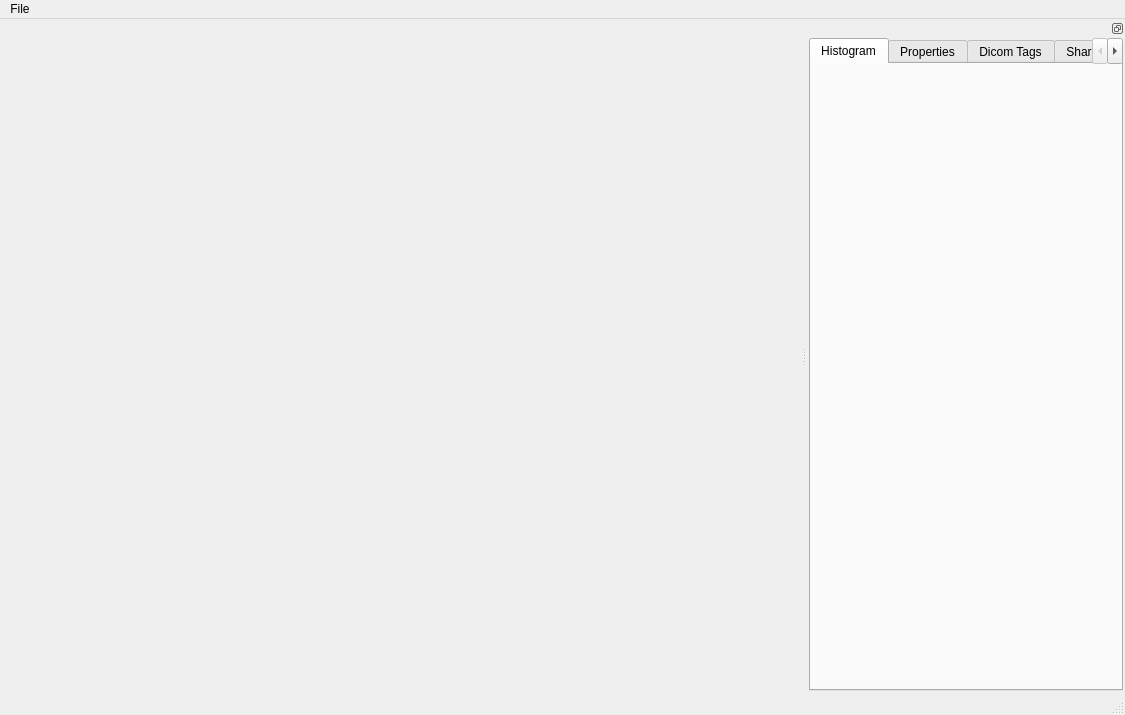
<?xml version="1.0" encoding="UTF-8"?>
<ui version="4.0">
 <class>QBirchMainWindow</class>
 <widget class="QMainWindow" name="QBirchMainWindow">
  <property name="geometry">
   <rect>
    <x>0</x>
    <y>0</y>
    <width>1125</width>
    <height>715</height>
   </rect>
  </property>
  <property name="minimumSize">
   <size>
    <width>0</width>
    <height>715</height>
   </size>
  </property>
  <property name="windowTitle">
   <string>Birch Image Viewer</string>
  </property>
  <widget class="QWidget" name="centralwidget">
   <property name="sizePolicy">
    <sizepolicy hsizetype="Expanding" vsizetype="Expanding">
     <horstretch>0</horstretch>
     <verstretch>0</verstretch>
    </sizepolicy>
   </property>
   <layout class="QVBoxLayout" name="verticalLayout">
    <item>
     <widget class="QBirchImageWidget" name="imageWidget" native="true">
      <property name="sizePolicy">
       <sizepolicy hsizetype="Expanding" vsizetype="Expanding">
        <horstretch>0</horstretch>
        <verstretch>0</verstretch>
       </sizepolicy>
      </property>
     </widget>
    </item>
   </layout>
  </widget>
  <widget class="QMenuBar" name="menubar">
   <property name="enabled">
    <bool>true</bool>
   </property>
   <property name="geometry">
    <rect>
     <x>0</x>
     <y>0</y>
     <width>1125</width>
     <height>25</height>
    </rect>
   </property>
   <property name="mouseTracking">
    <bool>true</bool>
   </property>
   <property name="acceptDrops">
    <bool>false</bool>
   </property>
   <widget class="QMenu" name="menuFile">
    <property name="title">
     <string>File</string>
    </property>
    <addaction name="actionOpen"/>
    <addaction name="actionExit"/>
    <addaction name="actionSave"/>
   </widget>
   <addaction name="menuFile"/>
  </widget>
  <widget class="QStatusBar" name="statusbar"/>
  <widget class="QDockWidget" name="imagePropertiesDockWidget">
   <property name="minimumSize">
    <size>
     <width>318</width>
     <height>515</height>
    </size>
   </property>
   <property name="features">
    <set>QDockWidget::DockWidgetFloatable|QDockWidget::DockWidgetMovable</set>
   </property>
   <property name="allowedAreas">
    <set>Qt::LeftDockWidgetArea|Qt::RightDockWidgetArea</set>
   </property>
   <attribute name="dockWidgetArea">
    <number>2</number>
   </attribute>
   <widget class="QWidget" name="imagePropertiesDockWidgetContents">
    <layout class="QVBoxLayout" name="verticalLayout_2">
     <property name="leftMargin">
      <number>2</number>
     </property>
     <property name="topMargin">
      <number>0</number>
     </property>
     <property name="rightMargin">
      <number>2</number>
     </property>
     <property name="bottomMargin">
      <number>2</number>
     </property>
     <item>
      <widget class="QTabWidget" name="tabWidget">
       <property name="sizePolicy">
        <sizepolicy hsizetype="Preferred" vsizetype="MinimumExpanding">
         <horstretch>0</horstretch>
         <verstretch>0</verstretch>
        </sizepolicy>
       </property>
       <property name="autoFillBackground">
        <bool>true</bool>
       </property>
       <property name="currentIndex">
        <number>0</number>
       </property>
       <property name="elideMode">
        <enum>Qt::ElideNone</enum>
       </property>
       <property name="tabsClosable">
        <bool>false</bool>
       </property>
       <property name="movable">
        <bool>true</bool>
       </property>
       <widget class="QWidget" name="histogramTab">
        <attribute name="title">
         <string>Histogram</string>
        </attribute>
        <layout class="QGridLayout" name="gridLayout">
         <item row="0" column="0">
          <widget class="QVTKWidget" name="imageHistogramView"/>
         </item>
        </layout>
       </widget>
       <widget class="QWidget" name="propertiesTab">
        <property name="sizePolicy">
         <sizepolicy hsizetype="Preferred" vsizetype="Minimum">
          <horstretch>0</horstretch>
          <verstretch>0</verstretch>
         </sizepolicy>
        </property>
        <property name="minimumSize">
         <size>
          <width>0</width>
          <height>0</height>
         </size>
        </property>
        <property name="maximumSize">
         <size>
          <width>16777215</width>
          <height>350</height>
         </size>
        </property>
        <attribute name="title">
         <string>Properties</string>
        </attribute>
        <layout class="QGridLayout" name="gridLayout_2">
         <item row="0" column="0">
          <layout class="QGridLayout" name="gridLayoutImageProperties">
           <property name="sizeConstraint">
            <enum>QLayout::SetMaximumSize</enum>
           </property>
           <property name="margin">
            <number>5</number>
           </property>
           <property name="spacing">
            <number>2</number>
           </property>
           <item row="3" column="0">
            <widget class="QLabel" name="labelImageScalarType">
             <property name="sizePolicy">
              <sizepolicy hsizetype="Maximum" vsizetype="Maximum">
               <horstretch>0</horstretch>
               <verstretch>0</verstretch>
              </sizepolicy>
             </property>
             <property name="frameShape">
              <enum>QFrame::NoFrame</enum>
             </property>
             <property name="frameShadow">
              <enum>QFrame::Sunken</enum>
             </property>
             <property name="text">
              <string>Type:</string>
             </property>
             <property name="textFormat">
              <enum>Qt::PlainText</enum>
             </property>
             <property name="margin">
              <number>0</number>
             </property>
             <property name="textInteractionFlags">
              <set>Qt::NoTextInteraction</set>
             </property>
            </widget>
           </item>
           <item row="2" column="1">
            <widget class="QLabel" name="labelImageChannelsValue">
             <property name="sizePolicy">
              <sizepolicy hsizetype="Expanding" vsizetype="MinimumExpanding">
               <horstretch>0</horstretch>
               <verstretch>0</verstretch>
              </sizepolicy>
             </property>
             <property name="frameShape">
              <enum>QFrame::Box</enum>
             </property>
             <property name="frameShadow">
              <enum>QFrame::Sunken</enum>
             </property>
             <property name="text">
              <string>0</string>
             </property>
             <property name="textFormat">
              <enum>Qt::PlainText</enum>
             </property>
             <property name="margin">
              <number>0</number>
             </property>
            </widget>
           </item>
           <item row="2" column="0">
            <widget class="QLabel" name="labelImageChannels">
             <property name="sizePolicy">
              <sizepolicy hsizetype="Maximum" vsizetype="Maximum">
               <horstretch>0</horstretch>
               <verstretch>0</verstretch>
              </sizepolicy>
             </property>
             <property name="frameShape">
              <enum>QFrame::NoFrame</enum>
             </property>
             <property name="frameShadow">
              <enum>QFrame::Sunken</enum>
             </property>
             <property name="text">
              <string>Channels:</string>
             </property>
             <property name="textFormat">
              <enum>Qt::PlainText</enum>
             </property>
             <property name="margin">
              <number>0</number>
             </property>
             <property name="textInteractionFlags">
              <set>Qt::NoTextInteraction</set>
             </property>
            </widget>
           </item>
           <item row="6" column="1">
            <widget class="QLabel" name="labelImageSpacingValue">
             <property name="sizePolicy">
              <sizepolicy hsizetype="Expanding" vsizetype="MinimumExpanding">
               <horstretch>0</horstretch>
               <verstretch>0</verstretch>
              </sizepolicy>
             </property>
             <property name="frameShape">
              <enum>QFrame::Box</enum>
             </property>
             <property name="frameShadow">
              <enum>QFrame::Sunken</enum>
             </property>
             <property name="text">
              <string>0,0,0</string>
             </property>
             <property name="textFormat">
              <enum>Qt::PlainText</enum>
             </property>
             <property name="margin">
              <number>0</number>
             </property>
            </widget>
           </item>
           <item row="7" column="1">
            <widget class="QLabel" name="labelImageDimensionsValue">
             <property name="sizePolicy">
              <sizepolicy hsizetype="Expanding" vsizetype="MinimumExpanding">
               <horstretch>0</horstretch>
               <verstretch>0</verstretch>
              </sizepolicy>
             </property>
             <property name="frameShape">
              <enum>QFrame::Box</enum>
             </property>
             <property name="frameShadow">
              <enum>QFrame::Sunken</enum>
             </property>
             <property name="text">
              <string>0,0,0,0,0,0</string>
             </property>
             <property name="textFormat">
              <enum>Qt::PlainText</enum>
             </property>
             <property name="margin">
              <number>0</number>
             </property>
            </widget>
           </item>
           <item row="5" column="0">
            <widget class="QLabel" name="labelImageOrigin">
             <property name="sizePolicy">
              <sizepolicy hsizetype="Maximum" vsizetype="Maximum">
               <horstretch>0</horstretch>
               <verstretch>0</verstretch>
              </sizepolicy>
             </property>
             <property name="frameShape">
              <enum>QFrame::NoFrame</enum>
             </property>
             <property name="frameShadow">
              <enum>QFrame::Sunken</enum>
             </property>
             <property name="text">
              <string>Origin:</string>
             </property>
             <property name="textFormat">
              <enum>Qt::PlainText</enum>
             </property>
             <property name="margin">
              <number>0</number>
             </property>
             <property name="textInteractionFlags">
              <set>Qt::NoTextInteraction</set>
             </property>
            </widget>
           </item>
           <item row="5" column="1">
            <widget class="QLabel" name="labelImageOriginValue">
             <property name="sizePolicy">
              <sizepolicy hsizetype="Expanding" vsizetype="MinimumExpanding">
               <horstretch>0</horstretch>
               <verstretch>0</verstretch>
              </sizepolicy>
             </property>
             <property name="frameShape">
              <enum>QFrame::Box</enum>
             </property>
             <property name="frameShadow">
              <enum>QFrame::Sunken</enum>
             </property>
             <property name="text">
              <string>0,0,0</string>
             </property>
             <property name="textFormat">
              <enum>Qt::PlainText</enum>
             </property>
             <property name="margin">
              <number>0</number>
             </property>
            </widget>
           </item>
           <item row="7" column="0">
            <widget class="QLabel" name="labelImageDimensions">
             <property name="sizePolicy">
              <sizepolicy hsizetype="Maximum" vsizetype="Maximum">
               <horstretch>0</horstretch>
               <verstretch>0</verstretch>
              </sizepolicy>
             </property>
             <property name="frameShape">
              <enum>QFrame::NoFrame</enum>
             </property>
             <property name="frameShadow">
              <enum>QFrame::Sunken</enum>
             </property>
             <property name="text">
              <string>Dimensions:</string>
             </property>
             <property name="textFormat">
              <enum>Qt::PlainText</enum>
             </property>
             <property name="margin">
              <number>0</number>
             </property>
             <property name="textInteractionFlags">
              <set>Qt::NoTextInteraction</set>
             </property>
            </widget>
           </item>
           <item row="0" column="0">
            <widget class="QLabel" name="labelFileName">
             <property name="sizePolicy">
              <sizepolicy hsizetype="Maximum" vsizetype="Maximum">
               <horstretch>0</horstretch>
               <verstretch>0</verstretch>
              </sizepolicy>
             </property>
             <property name="frameShape">
              <enum>QFrame::NoFrame</enum>
             </property>
             <property name="frameShadow">
              <enum>QFrame::Sunken</enum>
             </property>
             <property name="text">
              <string>File Name:</string>
             </property>
             <property name="textFormat">
              <enum>Qt::PlainText</enum>
             </property>
             <property name="margin">
              <number>0</number>
             </property>
            </widget>
           </item>
           <item row="1" column="0">
            <widget class="QLabel" name="labelFileByteSize">
             <property name="sizePolicy">
              <sizepolicy hsizetype="Maximum" vsizetype="Maximum">
               <horstretch>0</horstretch>
               <verstretch>0</verstretch>
              </sizepolicy>
             </property>
             <property name="frameShape">
              <enum>QFrame::NoFrame</enum>
             </property>
             <property name="frameShadow">
              <enum>QFrame::Sunken</enum>
             </property>
             <property name="text">
              <string>Size:</string>
             </property>
             <property name="textFormat">
              <enum>Qt::PlainText</enum>
             </property>
             <property name="margin">
              <number>0</number>
             </property>
            </widget>
           </item>
           <item row="4" column="0">
            <widget class="QLabel" name="labelImageScalarRange">
             <property name="sizePolicy">
              <sizepolicy hsizetype="Maximum" vsizetype="Maximum">
               <horstretch>0</horstretch>
               <verstretch>0</verstretch>
              </sizepolicy>
             </property>
             <property name="frameShape">
              <enum>QFrame::NoFrame</enum>
             </property>
             <property name="frameShadow">
              <enum>QFrame::Sunken</enum>
             </property>
             <property name="text">
              <string>Range:</string>
             </property>
             <property name="textFormat">
              <enum>Qt::PlainText</enum>
             </property>
             <property name="margin">
              <number>0</number>
             </property>
            </widget>
           </item>
           <item row="0" column="1">
            <widget class="QLabel" name="labelFileNameValue">
             <property name="sizePolicy">
              <sizepolicy hsizetype="Expanding" vsizetype="MinimumExpanding">
               <horstretch>0</horstretch>
               <verstretch>0</verstretch>
              </sizepolicy>
             </property>
             <property name="frameShape">
              <enum>QFrame::Box</enum>
             </property>
             <property name="frameShadow">
              <enum>QFrame::Sunken</enum>
             </property>
             <property name="text">
              <string>NA</string>
             </property>
             <property name="textFormat">
              <enum>Qt::PlainText</enum>
             </property>
             <property name="margin">
              <number>0</number>
             </property>
            </widget>
           </item>
           <item row="1" column="1">
            <widget class="QLabel" name="labelFileByteSizeValue">
             <property name="sizePolicy">
              <sizepolicy hsizetype="Expanding" vsizetype="MinimumExpanding">
               <horstretch>0</horstretch>
               <verstretch>0</verstretch>
              </sizepolicy>
             </property>
             <property name="frameShape">
              <enum>QFrame::Box</enum>
             </property>
             <property name="frameShadow">
              <enum>QFrame::Sunken</enum>
             </property>
             <property name="text">
              <string>0</string>
             </property>
             <property name="textFormat">
              <enum>Qt::PlainText</enum>
             </property>
             <property name="margin">
              <number>0</number>
             </property>
            </widget>
           </item>
           <item row="6" column="0">
            <widget class="QLabel" name="labelImageSpacing">
             <property name="sizePolicy">
              <sizepolicy hsizetype="Maximum" vsizetype="Maximum">
               <horstretch>0</horstretch>
               <verstretch>0</verstretch>
              </sizepolicy>
             </property>
             <property name="frameShape">
              <enum>QFrame::NoFrame</enum>
             </property>
             <property name="frameShadow">
              <enum>QFrame::Sunken</enum>
             </property>
             <property name="text">
              <string>Spacing:</string>
             </property>
             <property name="textFormat">
              <enum>Qt::PlainText</enum>
             </property>
             <property name="margin">
              <number>0</number>
             </property>
             <property name="textInteractionFlags">
              <set>Qt::NoTextInteraction</set>
             </property>
            </widget>
           </item>
           <item row="4" column="1">
            <widget class="QLabel" name="labelImageScalarRangeValue">
             <property name="sizePolicy">
              <sizepolicy hsizetype="Expanding" vsizetype="MinimumExpanding">
               <horstretch>0</horstretch>
               <verstretch>0</verstretch>
              </sizepolicy>
             </property>
             <property name="frameShape">
              <enum>QFrame::Box</enum>
             </property>
             <property name="frameShadow">
              <enum>QFrame::Sunken</enum>
             </property>
             <property name="text">
              <string>[0,0]</string>
             </property>
             <property name="textFormat">
              <enum>Qt::PlainText</enum>
             </property>
             <property name="margin">
              <number>0</number>
             </property>
            </widget>
           </item>
           <item row="3" column="1">
            <widget class="QLabel" name="labelImageScalarTypeValue">
             <property name="sizePolicy">
              <sizepolicy hsizetype="Expanding" vsizetype="MinimumExpanding">
               <horstretch>0</horstretch>
               <verstretch>0</verstretch>
              </sizepolicy>
             </property>
             <property name="frameShape">
              <enum>QFrame::Box</enum>
             </property>
             <property name="frameShadow">
              <enum>QFrame::Sunken</enum>
             </property>
             <property name="text">
              <string>int</string>
             </property>
             <property name="textFormat">
              <enum>Qt::PlainText</enum>
             </property>
             <property name="margin">
              <number>0</number>
             </property>
            </widget>
           </item>
          </layout>
         </item>
        </layout>
       </widget>
       <widget class="QWidget" name="dicomTagsTab">
        <attribute name="title">
         <string>Dicom Tags</string>
        </attribute>
        <layout class="QVBoxLayout" name="verticalLayout_5">
         <item>
          <layout class="QVBoxLayout" name="verticalLayoutDicomTags">
           <item>
            <widget class="QBirchDicomTagWidget" name="dicomTagWidget" native="true">
             <property name="autoFillBackground">
              <bool>true</bool>
             </property>
            </widget>
           </item>
          </layout>
         </item>
        </layout>
       </widget>
       <widget class="QWidget" name="imageSharpenTab">
        <property name="maximumSize">
         <size>
          <width>16777215</width>
          <height>350</height>
         </size>
        </property>
        <attribute name="title">
         <string>Sharpen</string>
        </attribute>
        <layout class="QGridLayout" name="gridLayout_4">
         <item row="0" column="0">
          <layout class="QGridLayout" name="sharpenGridLayout">
           <item row="7" column="0">
            <widget class="QLabel" name="weightLabel">
             <property name="sizePolicy">
              <sizepolicy hsizetype="Preferred" vsizetype="Maximum">
               <horstretch>0</horstretch>
               <verstretch>0</verstretch>
              </sizepolicy>
             </property>
             <property name="text">
              <string>Weight</string>
             </property>
            </widget>
           </item>
           <item row="0" column="0">
            <widget class="QLabel" name="radiusLabel">
             <property name="sizePolicy">
              <sizepolicy hsizetype="Preferred" vsizetype="Maximum">
               <horstretch>0</horstretch>
               <verstretch>0</verstretch>
              </sizepolicy>
             </property>
             <property name="text">
              <string>Radius</string>
             </property>
            </widget>
           </item>
           <item row="12" column="0">
            <widget class="QPushButton" name="doSharpenPushButton">
             <property name="sizePolicy">
              <sizepolicy hsizetype="Maximum" vsizetype="Fixed">
               <horstretch>0</horstretch>
               <verstretch>0</verstretch>
              </sizepolicy>
             </property>
             <property name="autoFillBackground">
              <bool>false</bool>
             </property>
             <property name="text">
              <string>Sharpen</string>
             </property>
            </widget>
           </item>
           <item row="2" column="0">
            <widget class="QBirchDoubleSlider" name="radiusSlider">
             <property name="sizePolicy">
              <sizepolicy hsizetype="Expanding" vsizetype="Maximum">
               <horstretch>0</horstretch>
               <verstretch>0</verstretch>
              </sizepolicy>
             </property>
             <property name="maximum">
              <number>15</number>
             </property>
             <property name="value">
              <number>2</number>
             </property>
             <property name="orientation">
              <enum>Qt::Horizontal</enum>
             </property>
            </widget>
           </item>
           <item row="5" column="0">
            <widget class="QBirchDoubleSlider" name="stddevSlider">
             <property name="sizePolicy">
              <sizepolicy hsizetype="Expanding" vsizetype="Maximum">
               <horstretch>0</horstretch>
               <verstretch>0</verstretch>
              </sizepolicy>
             </property>
             <property name="maximum">
              <number>100</number>
             </property>
             <property name="orientation">
              <enum>Qt::Horizontal</enum>
             </property>
            </widget>
           </item>
           <item row="9" column="0">
            <widget class="QSlider" name="weightSlider">
             <property name="sizePolicy">
              <sizepolicy hsizetype="Expanding" vsizetype="Maximum">
               <horstretch>0</horstretch>
               <verstretch>0</verstretch>
              </sizepolicy>
             </property>
             <property name="maximum">
              <number>100</number>
             </property>
             <property name="singleStep">
              <number>1</number>
             </property>
             <property name="orientation">
              <enum>Qt::Horizontal</enum>
             </property>
            </widget>
           </item>
           <item row="3" column="0">
            <widget class="QLabel" name="stddevLabel">
             <property name="sizePolicy">
              <sizepolicy hsizetype="Preferred" vsizetype="Maximum">
               <horstretch>0</horstretch>
               <verstretch>0</verstretch>
              </sizepolicy>
             </property>
             <property name="text">
              <string>StdDev</string>
             </property>
            </widget>
           </item>
           <item row="14" column="0" colspan="2">
            <widget class="QProgressBar" name="sharpenProgressBar">
             <property name="value">
              <number>0</number>
             </property>
             <property name="invertedAppearance">
              <bool>false</bool>
             </property>
            </widget>
           </item>
           <item row="13" column="0">
            <widget class="QPushButton" name="undoSharpenPushButton">
             <property name="sizePolicy">
              <sizepolicy hsizetype="Maximum" vsizetype="Fixed">
               <horstretch>0</horstretch>
               <verstretch>0</verstretch>
              </sizepolicy>
             </property>
             <property name="autoFillBackground">
              <bool>false</bool>
             </property>
             <property name="text">
              <string>Undo</string>
             </property>
            </widget>
           </item>
           <item row="6" column="0">
            <widget class="QLabel" name="kernelSizeLabel">
             <property name="sizePolicy">
              <sizepolicy hsizetype="Preferred" vsizetype="Maximum">
               <horstretch>0</horstretch>
               <verstretch>0</verstretch>
              </sizepolicy>
             </property>
             <property name="frameShadow">
              <enum>QFrame::Raised</enum>
             </property>
             <property name="text">
              <string>Kernel Size</string>
             </property>
            </widget>
           </item>
          </layout>
         </item>
        </layout>
       </widget>
      </widget>
     </item>
    </layout>
   </widget>
  </widget>
  <action name="actionOpen">
   <property name="icon">
    <iconset theme="document-open">
     <normaloff>../../../../../../.designer/backup</normaloff>../../../../../../.designer/backup</iconset>
   </property>
   <property name="text">
    <string>&amp;Open</string>
   </property>
  </action>
  <action name="actionExit">
   <property name="icon">
    <iconset theme="application-exit">
     <normaloff>../../../../../../.designer/backup</normaloff>../../../../../../.designer/backup</iconset>
   </property>
   <property name="text">
    <string>&amp;Exit</string>
   </property>
  </action>
  <action name="actionSave">
   <property name="icon">
    <iconset theme="document-save">
     <normaloff>../../../../../../.designer/backup</normaloff>../../../../../../.designer/backup</iconset>
   </property>
   <property name="text">
    <string>Save</string>
   </property>
  </action>
 </widget>
 <customwidgets>
  <customwidget>
   <class>QVTKWidget</class>
   <extends>QWidget</extends>
   <header>QVTKWidget.h</header>
  </customwidget>
  <customwidget>
   <class>QBirchImageWidget</class>
   <extends>QWidget</extends>
   <header>QBirchImageWidget.h</header>
   <container>1</container>
  </customwidget>
  <customwidget>
   <class>QBirchDicomTagWidget</class>
   <extends>QWidget</extends>
   <header>QBirchDicomTagWidget.h</header>
   <container>1</container>
  </customwidget>
  <customwidget>
   <class>QBirchDoubleSlider</class>
   <extends>QSlider</extends>
   <header>QBirchDoubleSlider.h</header>
   <container>1</container>
  </customwidget>
 </customwidgets>
 <resources>
  <include location="widgets/Resources/QBirchWidgets.qrc"/>
 </resources>
 <connections/>
</ui>
